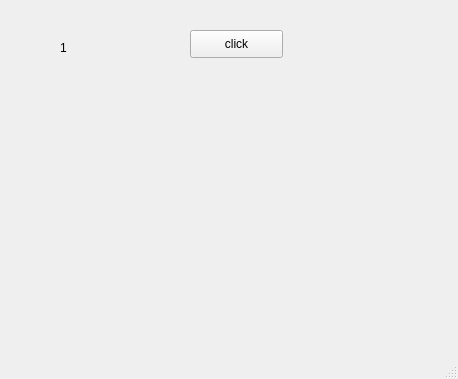
<?xml version="1.0" encoding="UTF-8"?>
<ui version="4.0">
 <class>MainWindow</class>
 <widget class="QMainWindow" name="MainWindow">
  <property name="geometry">
   <rect>
    <x>0</x>
    <y>0</y>
    <width>458</width>
    <height>379</height>
   </rect>
  </property>
  <property name="windowTitle">
   <string>MainWindow</string>
  </property>
  <widget class="QWidget" name="centralwidget">
   <widget class="QLabel" name="label">
    <property name="geometry">
     <rect>
      <x>60</x>
      <y>40</y>
      <width>100</width>
      <height>15</height>
     </rect>
    </property>
    <property name="text">
     <string>1</string>
    </property>
   </widget>
   <widget class="QPushButton" name="pushButton">
    <property name="geometry">
     <rect>
      <x>190</x>
      <y>30</y>
      <width>93</width>
      <height>28</height>
     </rect>
    </property>
    <property name="text">
     <string>click</string>
    </property>
   </widget>
  </widget>
  <widget class="QMenuBar" name="menubar">
   <property name="geometry">
    <rect>
     <x>0</x>
     <y>0</y>
     <width>458</width>
     <height>26</height>
    </rect>
   </property>
  </widget>
  <widget class="QStatusBar" name="statusbar"/>
 </widget>
 <resources/>
 <connections/>
</ui>
